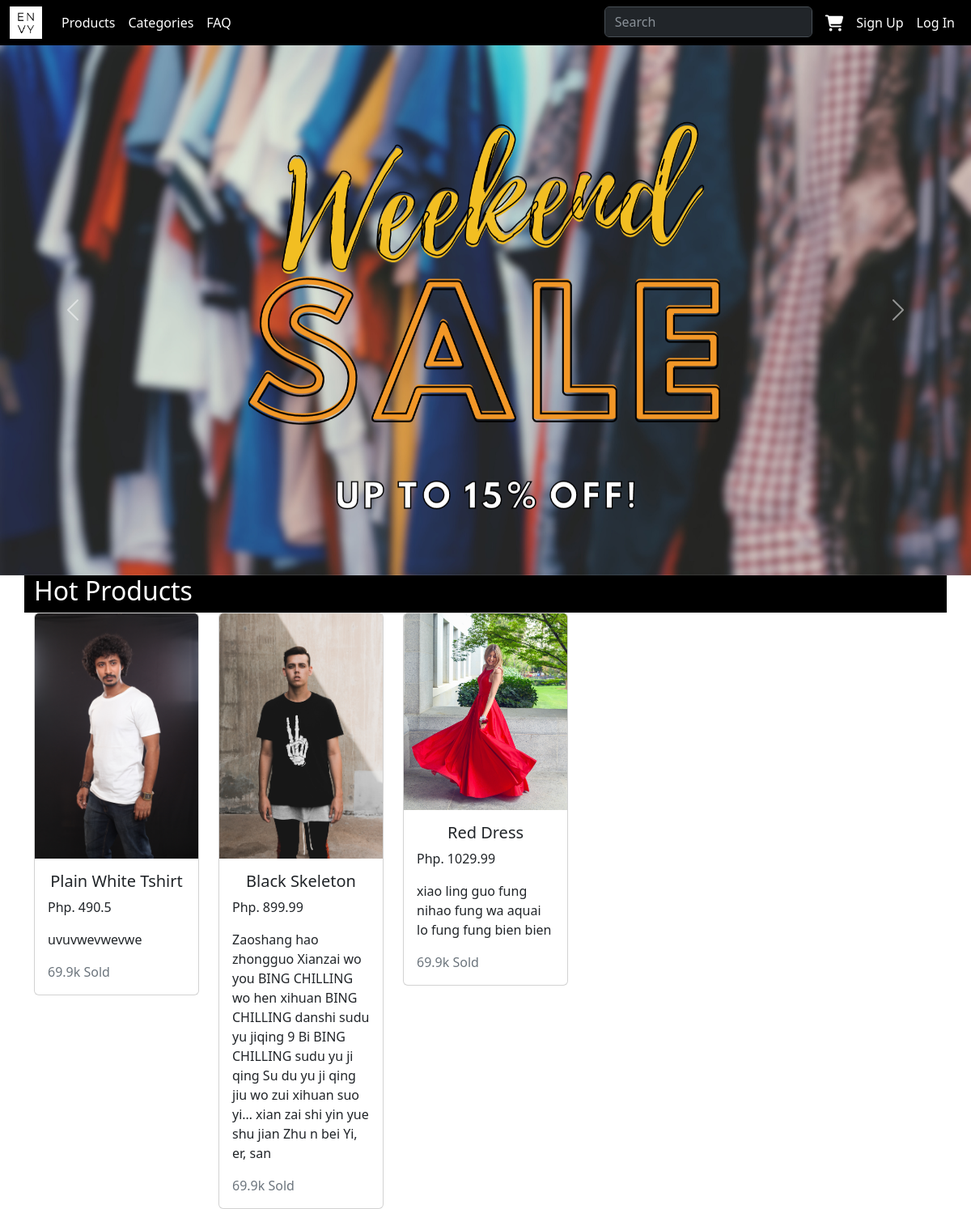
/home/, run on the app's committed database.
### home/models.py (models this page shows, shortened)
class Product(models.Model):
    product_name = models.CharField(max_length=600)
    product_image = models.ImageField(upload_to='items/', default='static/items/red_dress.jpg')
    description = models.TextField()
    price = models.FloatField()

### home/views.py (the view)
# urls.py: path('home/', homepage_view.homepage, name='homepage'),
def homepage(request):
    products = Product.objects.all()
    return render(request, "home/index.html", {"products": products})

### home/templates/home/index.html (shortened to what this page needs)
{% extends "home/base.html" %} {% block content%}
{%load static%}
<div
      class="bg-white mx-auto position-relative"
      style="width: 1200px; height: 5000"
    >
<div
  id="carouselExampleAutoplaying"
  class="carousel slide"
  data-bs-ride="carousel"
>
  <div class="carousel-inner">
    <div class="carousel-item active">
      <img src="{% static 'index/weekend_sale.png' %}" class="d-block w-100" alt="test" />
    </div>
  </div>
  <button
    class="carousel-control-prev"
    type="button"
    data-bs-target="#carouselExampleAutoplaying"
    data-bs-slide="prev"
  >
    <span class="carousel-control-prev-icon" aria-hidden="true"></span>
  </button>
  <button
    class="carousel-control-next"
    type="button"
    data-bs-target="#carouselExampleAutoplaying"
    data-bs-slide="next"
  >
    <span class="carousel-control-next-icon" aria-hidden="true"></span>
  </button>
</div>
<div class="container">
  <div class="row row-cols-5">
    <div class="col col-12 bg-black text-white">
      <p class="h2">Hot Products</p>
    </div>
    {% for p in products %}
    <div class="col">
      <a class="nav-link" href="product/{{p.id}}">
        <div class="card">
          <img src="{{p.product_image.url}}" class="card-img-top" alt="..." />
          <div class="card-body">
            <h5 class="card-title text-center">{{p.product_name}}</h5>
            <div class="row justify-content-evenly">
              <p class="card-text">Php. {{p.price}}</p>
              <p class="card-text">{{p.description}}</p>
              <p class="card-text text-secondary">69.9k Sold</p>
            </div>
          </div>
        </div>
      </a>
    </div>
    {% endfor %}
  </div>
</div>
</div>
{% endblock %}

### home/templates/home/base.html (style rules this page uses)
body { background: #f6f6f6; padding-top: 56px; }
.nav-link { color: white; }

### data on the page
Product: product_image (picture), product_name "Plain White Tshirt", price "490.5", description "uvuvwevwevwe"
Product: product_image (picture), product_name "Black Skeleton", price "899.99", description "Zaoshang hao zhongguo Xianzai wo you BING CHILLING wo hen xihuan BING CHILLING danshi sudu yu jiqing 9 Bi BING CHILLING sudu yu ji qing Su du yu ji qing jiu wo zui xihuan suo yi… xian zai shi yin yue shu jian Zhu n bei Yi, er, san"
Product: product_image (picture), product_name "Red Dress", price "1029.99", description "xiao ling guo fung nihao fung wa aquai lo fung fung bien bien"
